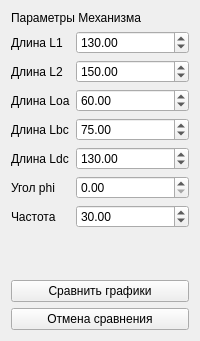
         <widget class="QWidget" name="widget_4" native="true">
          <property name="sizePolicy">
           <sizepolicy hsizetype="Fixed" vsizetype="Expanding">
            <horstretch>0</horstretch>
            <verstretch>0</verstretch>
           </sizepolicy>
          </property>
          <property name="minimumSize">
           <size>
            <width>100</width>
            <height>0</height>
           </size>
          </property>
          <property name="maximumSize">
           <size>
            <width>200</width>
            <height>16777215</height>
           </size>
          </property>
          <property name="baseSize">
           <size>
            <width>0</width>
            <height>0</height>
           </size>
          </property>
          <layout class="QVBoxLayout" name="verticalLayout_3">
           <item>
            <widget class="QLabel" name="label_13">
             <property name="text">
              <string>Параметры Механизма</string>
             </property>
            </widget>
           </item>
           <item>
            <layout class="QFormLayout" name="formLayout_3">
             <property name="fieldGrowthPolicy">
              <enum>QFormLayout::AllNonFixedFieldsGrow</enum>
             </property>
             <item row="1" column="0">
              <widget class="QLabel" name="label_14">
               <property name="text">
                <string>Длина L1</string>
               </property>
              </widget>
             </item>
             <item row="1" column="1">
              <widget class="QDoubleSpinBox" name="doubleSpinBox_L1_3">
               <property name="decimals">
                <number>2</number>
               </property>
               <property name="maximum">
                <double>100000.000000000000000</double>
               </property>
               <property name="value">
                <double>130.000000000000000</double>
               </property>
              </widget>
             </item>
             <item row="2" column="0">
              <widget class="QLabel" name="label_15">
               <property name="text">
                <string>Длина L2</string>
               </property>
              </widget>
             </item>
             <item row="2" column="1">
              <widget class="QDoubleSpinBox" name="doubleSpinBox_L2_3">
               <property name="maximum">
                <double>100000.000000000000000</double>
               </property>
               <property name="value">
                <double>150.000000000000000</double>
               </property>
              </widget>
             </item>
             <item row="3" column="0">
              <widget class="QLabel" name="label_16">
               <property name="text">
                <string>Длина Loa</string>
               </property>
              </widget>
             </item>
             <item row="3" column="1">
              <widget class="QDoubleSpinBox" name="doubleSpinBox_L3_3">
               <property name="maximum">
                <double>100000.000000000000000</double>
               </property>
               <property name="value">
                <double>60.000000000000000</double>
               </property>
              </widget>
             </item>
             <item row="6" column="0">
              <widget class="QLabel" name="label_17">
               <property name="text">
                <string>Угол phi </string>
               </property>
              </widget>
             </item>
             <item row="6" column="1">
              <widget class="QDoubleSpinBox" name="doubleSpinBox_phi_3">
               <property name="maximum">
                <double>360.000000000000000</double>
               </property>
              </widget>
             </item>
             <item row="7" column="0">
              <widget class="QLabel" name="label_18">
               <property name="text">
                <string>Частота</string>
               </property>
              </widget>
             </item>
             <item row="7" column="1">
              <widget class="QDoubleSpinBox" name="frequencySpinBox_3">
               <property name="maximum">
                <double>100000.000000000000000</double>
               </property>
               <property name="value">
                <double>30.000000000000000</double>
               </property>
              </widget>
             </item>
             <item row="4" column="0">
              <widget class="QLabel" name="label_10">
               <property name="text">
                <string>Длина Lbc</string>
               </property>
              </widget>
             </item>
             <item row="5" column="0">
              <widget class="QLabel" name="label_11">
               <property name="text">
                <string>Длина Ldc</string>
               </property>
              </widget>
             </item>
             <item row="4" column="1">
              <widget class="QDoubleSpinBox" name="doubleSpinBox">
               <property name="maximum">
                <double>100000.000000000000000</double>
               </property>
               <property name="value">
                <double>75.000000000000000</double>
               </property>
              </widget>
             </item>
             <item row="5" column="1">
              <widget class="QDoubleSpinBox" name="doubleSpinBox_2">
               <property name="maximum">
                <double>100000.000000000000000</double>
               </property>
               <property name="value">
                <double>130.000000000000000</double>
               </property>
              </widget>
             </item>
             <item row="8" column="1">
              <spacer name="verticalSpacer_3">
               <property name="orientation">
                <enum>Qt::Vertical</enum>
               </property>
               <property name="sizeHint" stdset="0">
                <size>
                 <width>20</width>
                 <height>40</height>
                </size>
               </property>
              </spacer>
             </item>
             <item row="9" column="0" colspan="2">
              <widget class="QPushButton" name="pushButton_6">
               <property name="text">
                <string>Сравнить графики</string>
               </property>
              </widget>
             </item>
             <item row="10" column="0" colspan="2">
              <widget class="QPushButton" name="pushButton_7">
               <property name="text">
                <string>Отмена сравнения</string>
               </property>
              </widget>
             </item>
            </layout>
           </item>
          </layout>
         </widget>
